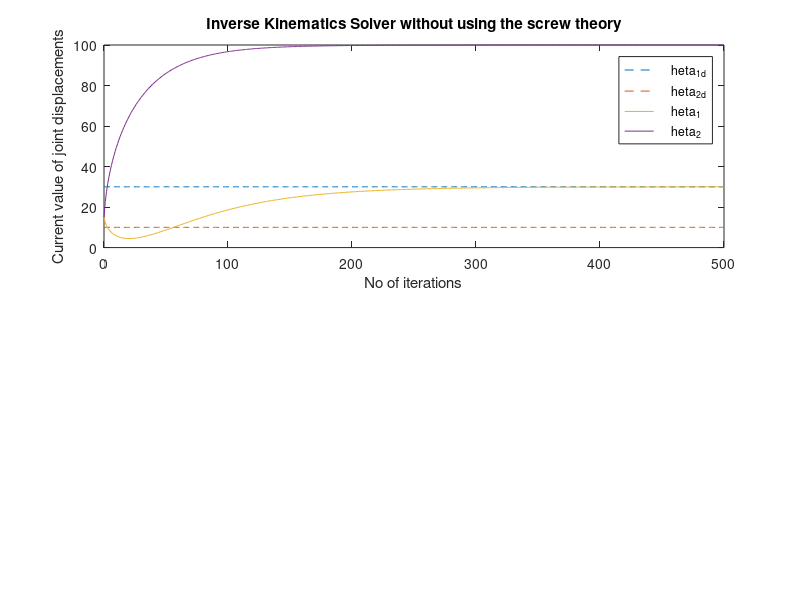

Write MATLAB code to recreate this figure.
clear all;
close all;
clc;

%% Defining constant parameters and initial values

% Defining link lengths
l1 = 3;
l2 = 2;

% Desired joint angle displacements
theta_d = [30; 100];

% Desired position vector
pos = [l1*cosd(theta_d(1))+l2*cosd(theta_d(1)+theta_d(2)); l1*sind(theta_d(1))+l2*sind(theta_d(1)+theta_d(2))];

% Initial guess at solution
theta0 = [15; 15];

% % Iterations
% No of iterations
N = 500;

% Current value of theta
theta_curr = theta0;

% Array of thetas
theta = zeros(2,N+1);
theta(:,1) = theta0;

% Constant to damp the error in each iteration
damper = 0.9;

%% Algorithm to iteratively update the solution

for i = 1:N
    J_curr = [-l1*sind(theta_curr(1))-l2*sind(theta_curr(1)+theta_curr(2)), -l2*sind(theta_curr(1)+theta_curr(2));
              l1*cosd(theta_curr(1))+l2*cosd(theta_curr(1)+theta_curr(2)), l2*cosd(theta_curr(1)+theta_curr(2))];
    pos_curr = [l1*cosd(theta_curr(1))+l2*cosd(theta_curr(1)+theta_curr(2)); l1*sind(theta_curr(1))+l2*sind(theta_curr(1)+theta_curr(2))];
    
    theta_curr = theta_curr - damper*pinv(J_curr)*(pos_curr - pos);
    theta(:,i+1) = theta_curr;
end

%% Results:

subplot(2,1,1);
plot(0:N,30*ones(N+1,1),'--','DisplayName','Expected joint1 angle');
legend
hold on;
plot(0:N,10*ones(N+1,1),'--','DisplayName','Expected joint2 angle');
plot(0:N,theta(1,:),'DisplayName','theta1');
plot(0:N,theta(2,:),'DisplayName','theta2');
title("Inverse Kinematics Solver without using the screw theory");
xlabel("No of iterations");
ylabel("Current value of joint displacements");
legend("\theta_{1d}", "\theta_{2d}", "\theta_1", "\theta_2");